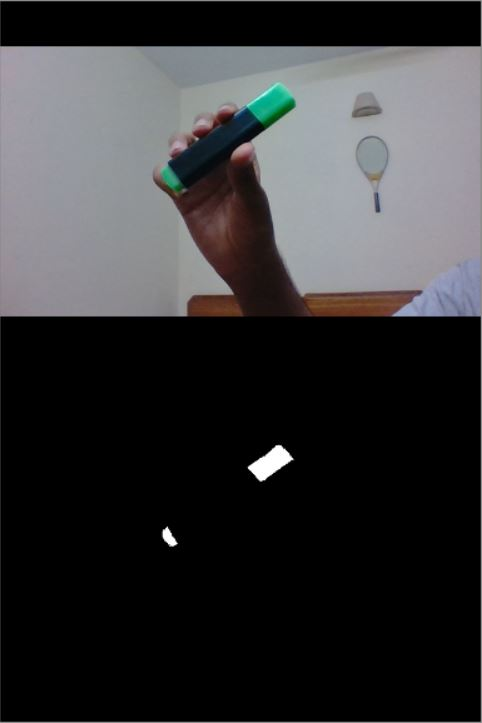
#> input picture test/capture.JPG, 482 x 723 px, given in place of the camera
$ python MaskValues.py
#> lines starting #> are read from the running program, lines starting #| are printed output that depends on the picture; after the words box and inside, x2 and y2 are one past the last pixel; in counts of white or black regions, pixels touching at a corner belong together
import cv2
import numpy as np

cap = cv2.VideoCapture(0)
cap.set(3,640)
cap.set(4,480)
cap.set(10,150)

def stackImages(scale,imgArray):
    rows = len(imgArray)
    cols = len(imgArray[0])
    rowsAvailable = isinstance(imgArray[0], list)
    width = imgArray[0][0].shape[1]
    height = imgArray[0][0].shape[0]
    if rowsAvailable:
        for x in range ( 0, rows):
            for y in range(0, cols):
                if imgArray[x][y].shape[:2] == imgArray[0][0].shape [:2]:
                    imgArray[x][y] = cv2.resize(imgArray[x][y], (0, 0), None, scale, scale)
                else:
                    imgArray[x][y] = cv2.resize(imgArray[x][y], (imgArray[0][0].shape[1], imgArray[0][0].shape[0]), None, scale, scale)
                if len(imgArray[x][y].shape) == 2: imgArray[x][y]= cv2.cvtColor( imgArray[x][y], cv2.COLOR_GRAY2BGR)
        imageBlank = np.zeros((height, width, 3), np.uint8)
        hor = [imageBlank]*rows
        hor_con = [imageBlank]*rows
        for x in range(0, rows):
            hor[x] = np.hstack(imgArray[x])
        ver = np.vstack(hor)
    else:
        for x in range(0, rows):
            if imgArray[x].shape[:2] == imgArray[0].shape[:2]:
                imgArray[x] = cv2.resize(imgArray[x], (0, 0), None, scale, scale)
            else:
                imgArray[x] = cv2.resize(imgArray[x], (imgArray[0].shape[1], imgArray[0].shape[0]), None,scale, scale)
            if len(imgArray[x].shape) == 2: imgArray[x] = cv2.cvtColor(imgArray[x], cv2.COLOR_GRAY2BGR)
        hor= np.hstack(imgArray)
        ver = hor
    return ver

def empty(a):
    pass

cv2.namedWindow("TrackBars")
cv2.resizeWindow("TrackBars",640,240)
cv2.createTrackbar("Hue Min","TrackBars",0,179,empty)
#> slider 'Hue Min' is set to 35
cv2.createTrackbar("Hue Max","TrackBars",179,179,empty)
cv2.createTrackbar("Sat Min","TrackBars",0,255,empty)
#> slider 'Sat Min' is set to 51
cv2.createTrackbar("Sat Max","TrackBars",255,255,empty)
cv2.createTrackbar("Val Min","TrackBars",0,255,empty)
#> slider 'Val Min' is set to 51
cv2.createTrackbar("Val Max","TrackBars",255,255,empty)

while True:
    success, img = cap.read()
#> img is the input picture: shape (723, 482, 3); mean B, G, R 53.9, 52.5, 52.5
    imgHSV = cv2.cvtColor(img,cv2.COLOR_BGR2HSV)
#> imgHSV: shape (723, 482, 3); mean H, S, V 38.5, 14.4, 55.6
    h_min = cv2.getTrackbarPos("Hue Min","TrackBars")
    h_max = cv2.getTrackbarPos("Hue Max", "TrackBars")
    s_min = cv2.getTrackbarPos("Sat Min", "TrackBars")
    s_max = cv2.getTrackbarPos("Sat Max", "TrackBars")
    v_min = cv2.getTrackbarPos("Val Min", "TrackBars")
    v_max = cv2.getTrackbarPos("Val Max", "TrackBars")
    print(h_min,h_max,s_min,s_max,v_min,v_max)
    lower = np.array([h_min,s_min,v_min])
    upper = np.array([h_max,s_max,v_max])
    mask = cv2.inRange(imgHSV,lower,upper)
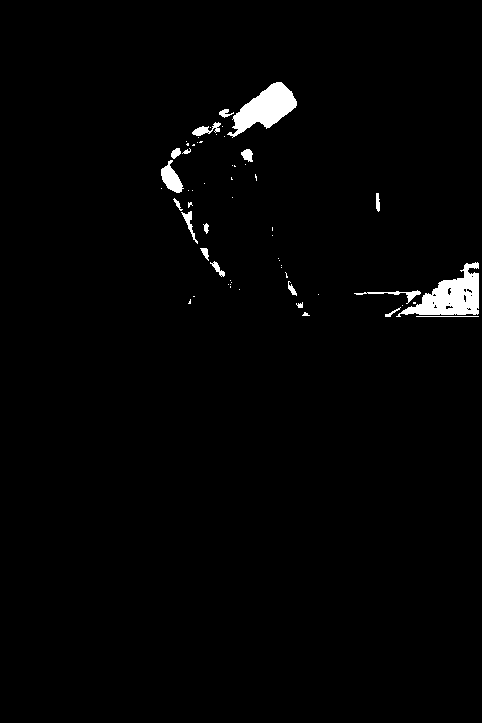
#> mask: shape (723, 482); 1.6% white; 59 white regions (40 under 20 px), largest, box (x1, y1, x2, y2) and area: (396, 262, 479, 317) 2082, (227, 82, 297, 138) 1823, (161, 160, 184, 193) 395
    imgResult = cv2.bitwise_and(img,img,mask=mask)
    imgStack = stackImages(0.6,([img],[mask]))
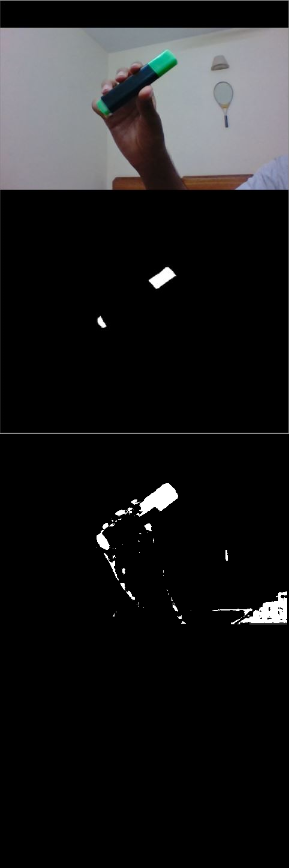
#> imgStack: shape (868, 289, 3); mean B, G, R 29, 28.3, 28.3
    cv2.imshow("Stacked Images", imgStack)
    if cv2.waitKey(1) & 0xFF ==ord('x'):
#> (key x is pressed here)
        break
